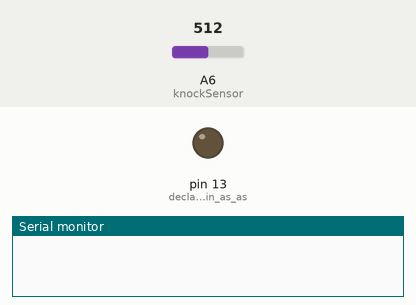
This sketch was run on a simulated Arduino Nano, built with avr-gcc and run on an emulated ATmega328P. Parts: output pins drawn as LEDs (lit = HIGH), the last lines printed to the serial monitor. Dashed ring = blinking. The inputs (shaded band) are chosen by the test bench; at power-on: A6 (knockSensor) = 512.

Above: at 1.2 s.
1.3 s: A6 (knockSensor) set to 758
2.8 s: A6 (knockSensor) set to 777
At 3.05 s:
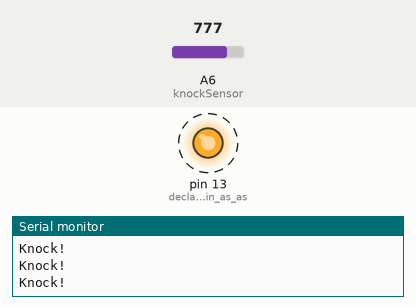
5.8 s: A6 (knockSensor) set to 760
At 5.8 s:
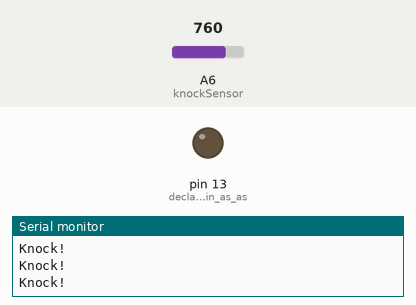
7.3 s: A6 (knockSensor) set to 780
At 7.56 s:
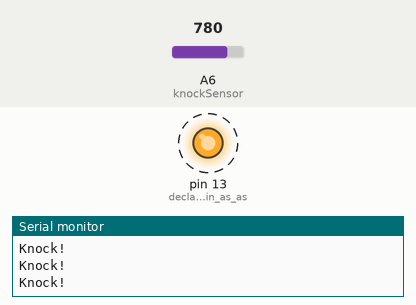
Timing chart, 0 to 11.3 s (numbered marks = the images above; inputs shaded):
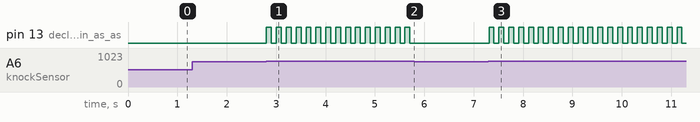

The sketch:

Piezo_nano.ino
```cpp
// const int ledPin = 13;      // led connected to digital pin 13
//const int knockSensor = A6; // the piezo is connected to analog pin 0
#define knockSensor A6
const int threshold = 770;  // threshold value to decide when the detected sound is a knock or not

int sensorReading = 0;      // variable to store the value read from the sensor pin
int ledState = LOW;         // variable used to store the last LED status, to toggle the light

void setup() {
 pinMode(LED_BUILTIN, OUTPUT); // declare the ledPin as as OUTPUT
 pinMode(knockSensor, INPUT);
 Serial.begin(9600);     // use the serial port
}

void loop() {
  // read the sensor and store it in the variable sensorReading:
  sensorReading = analogRead(knockSensor);

  // if the sensor reading is greater than the threshold:
  if (sensorReading >= threshold) {
    // toggle the status of the ledPin:
    ledState = !ledState;
    // update the LED pin itself:
    digitalWrite(LED_BUILTIN, ledState);
    // send the string "Knock!" back to the computer, followed by newline
    Serial.println("Knock!");
  }
  delay(100);  // delay to avoid overloading the serial port buffer
}
```

Measured:
- the behaviour switches between 769 and 770 on A6 (knockSensor) (found by bisection; images 0 and 1)
- after the input at 1.3 s, every drawn part: stays the same
- after the input at 2.8 s, pin 13 (declare_the_ledPin_as_as): alternates HIGH for 0.10 s and LOW for 0.10 s, starting at once
- after the input at 5.8 s, pin 13 (declare_the_ledPin_as_as): stops changing and stays LOW
- after the input at 7.3 s, pin 13 (declare_the_ledPin_as_as): alternates HIGH for 0.10 s and LOW for 0.10 s, starting at once
